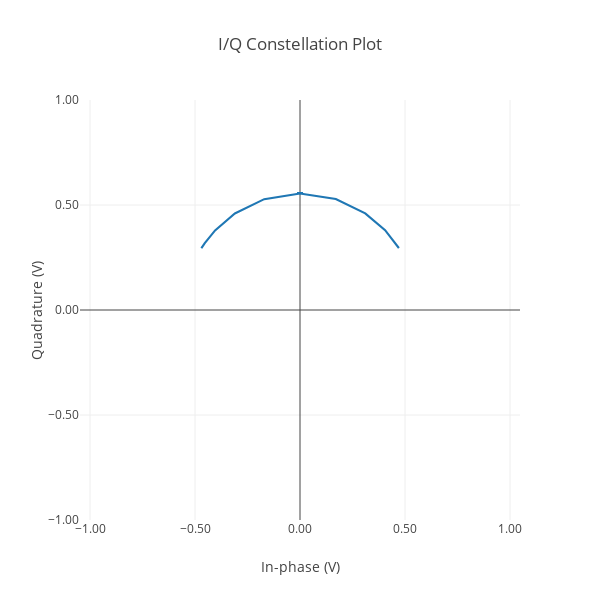

This figure's notebook cell:
### Code cell
polar = go.Scatter(
    x=np.real(data_matrix[0, 0, :]),
    y=np.imag(data_matrix[0, 0, :]),
    #name='I',
)

data = [polar]

layout = go.Layout(
    title='I/Q Constellation Plot',
    xaxis=dict(range=[-1, 1], tickformat='.2f', title='In-phase (V)'),
    yaxis=dict(range=[-1, 1],
               tickformat='.2f',
               title='Quadrature (V)',
               scaleanchor="x",
               scaleratio=1),
    height=600,
    width=600,
)

fig = go.Figure(data, layout=layout)
iplot(fig, filename='beat.html')

### Figure 1 — Plotly figure (JSON) as saved in the notebook; plotly's stock layout.template omitted (floating-point values rounded to 4 significant figures; data arrays with more than 128 entries replaced by an {"elided": "..."} marker saying what was removed)
{"data": [{"type": "scatter", "uid": "52c85028-f21f-4743-bc66-5153fbda7757", "x": {"elided": "400 float values"}, "y": {"elided": "400 float values"}}], "layout": {"height": 600, "title": {"text": "I/Q Constellation Plot"}, "width": 600, "xaxis": {"range": [-1, 1], "tickformat": ".2f", "title": {"text": "In-phase (V)"}}, "yaxis": {"range": [-1, 1], "scaleanchor": "x", "scaleratio": 1, "tickformat": ".2f", "title": {"text": "Quadrature (V)"}}}}
